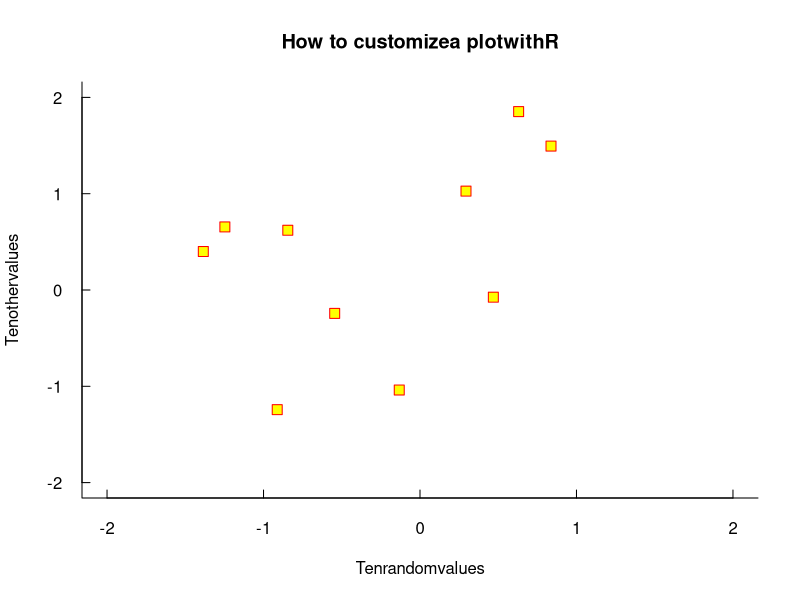

This figure's R source:
# Assign number both ways
# ------------------------------------#
n <- 15
n
5 -> a
a

# Pick random number
# ------------------------------------#
b <- 3 + rnorm(1)
b

# Assign name
name <- "Carmen"
name

# Global environment data
# ------------------------------------#
ls()
ls.str()

# Data frame
# ------------------------------------#
M <- data.frame(n,a,b)
M

# Check functions 2 ways
# ------------------------------------#
?lm
help("data.frame")

# Objects
# ------------------------------------#
mode(n)
length(n)
exp(n)

# Check directory
# ------------------------------------#
getwd()

# Read data
# ------------------------------------#
#mydata <- read.table("test.dat")

# Generate data
# ------------------------------------#
x <- 1:10
y <- seq(1,3,0.5)
w <- c(1,2,3,4)
z <- gl(2,2,label=c("Male","Female"))
v <- factor(1:3, labels=c("A","B","C"))
k <- matrix(data=c(1,2,3,4),nr=2,nc=2)
dim(k)
L1 <- list(w,y)
L1
L2 <- list(A=w,B=y)
L2
names(L2)

# Operators
# ------------------------------------#
n == a
X <- matrix(1:4,2)
rownames(X) <- c("A","B")
colnames(X) <- c("C","D")
X
dimnames(X)

# Matrix computation
# ------------------------------------#
m1 <- matrix(1, nr = 2, nc =2)
m2 <- matrix(2, nr = 2, nc =2)
rbind(m1,m2)

# Graphics
# ------------------------------------#
c <- rnorm(10)
d <- rnorm(10)
plot(c,d, xlab="Tenrandomvalues",ylab="Tenothervalues",xlim=c(-2,2), ylim=c(-2,2), pch=22,col="red",bg="yellow",bty="l",tcl=0.4,main="How to customizea plotwithR", las=1,cex=1.5)

# Statistical analyses
# ------------------------------------#
data("InsectSprays")
aov.spray <- aov(sqrt(InsectSprays[,1]) ~ InsectSprays[,2])
aov.spray

# Practice
# ------------------------------------#
# myfun <- function(S,Q){
#     data <- read.tabe(Q)
#     plot(data$V1, data$V2, type="l")
#     title(S)
# }


